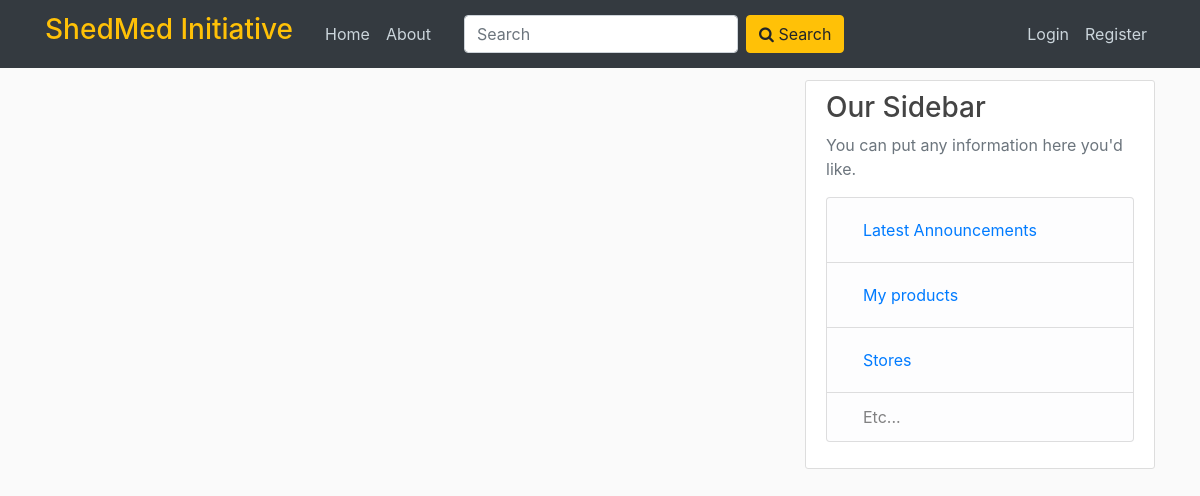
/stores, run on an earlier commit of the app's database.
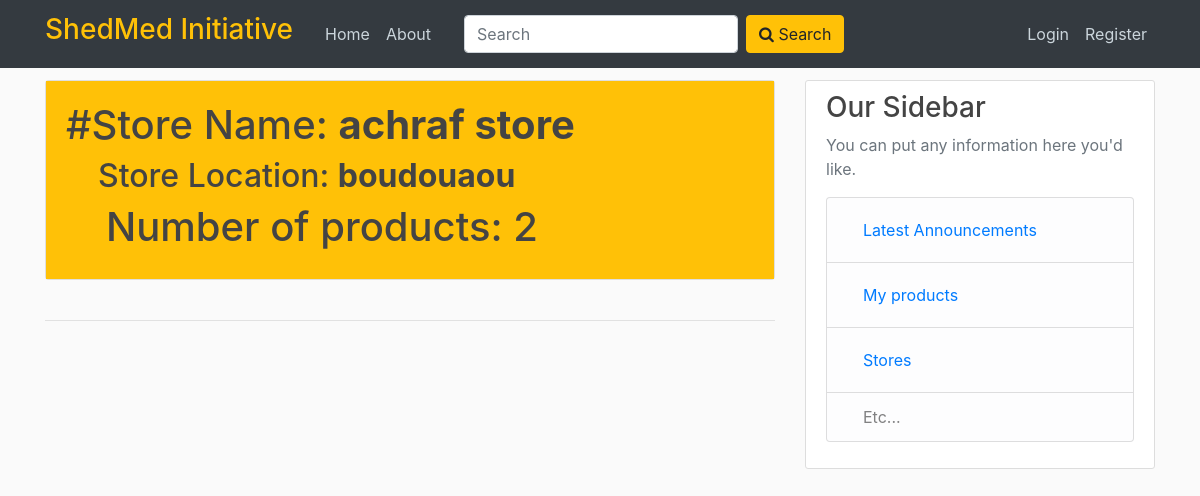
And on a later commit of the database.
### flaskblog/models.py (models this page shows, shortened)
class Store(db.Model):
    id = db.Column(db.Integer, primary_key=True)
    name = db.Column(db.String(100), nullable=False)
    location = db.Column(db.String, nullable=False)
    products = db.relationship('Product', backref='store', lazy=True)

### flaskblog/routes.py (the view)
@app.route("/stores")
def stores():
    stores = Store.query.all()
    return render_template('stores.html', stores=stores)

### flaskblog/templates/stores.html (shortened to what this page needs)
{% extends "layout.html" %}
{% block content %}
    {% for store in stores %}
        <div class="card">
          <div class="card-body" style="background-color:#ffc107;">
            {% set products=store.products %}
            <h1>#Store Name: <b>{{store.name}}</b></h1>
            <h2>&emsp;Store Location: <b>{{store.location}}</b></h2>
            <h1>&emsp;Number of products: {{products|length}} </h1>
          </div>
        </div>
        <br>
        <hr>
        <br>
    {% endfor %}
{% endblock content %}

What changed in the data, as far as the page shows it:
added Store: name "achraf store", location "boudouaou", products "2"
